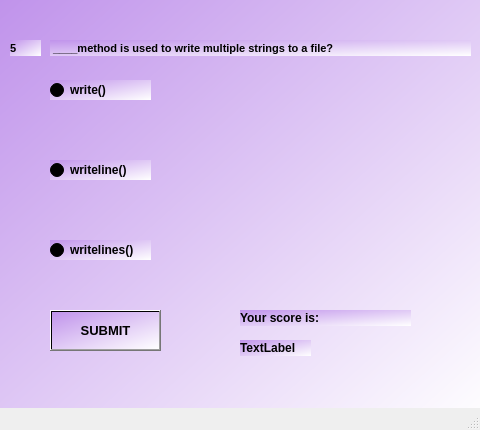
<?xml version="1.0" encoding="UTF-8"?>
<ui version="4.0">
 <class>MainWindow24</class>
 <widget class="QMainWindow" name="MainWindow24">
  <property name="geometry">
   <rect>
    <x>0</x>
    <y>0</y>
    <width>480</width>
    <height>430</height>
   </rect>
  </property>
  <property name="windowTitle">
   <string>MainWindow</string>
  </property>
  <widget class="QWidget" name="centralwidget">
   <widget class="QWidget" name="widget" native="true">
    <property name="geometry">
     <rect>
      <x>0</x>
      <y>0</y>
      <width>480</width>
      <height>430</height>
     </rect>
    </property>
    <property name="styleSheet">
     <string notr="true">background-color:qlineargradient(spread:pad, x1:0, y1:0, x2:1, y2:1, stop:0 rgba(192, 147, 235, 255), stop:1 rgba(255, 255, 255, 255))</string>
    </property>
    <widget class="QLabel" name="label">
     <property name="geometry">
      <rect>
       <x>10</x>
       <y>40</y>
       <width>31</width>
       <height>16</height>
      </rect>
     </property>
     <property name="font">
      <font>
       <pointsize>8</pointsize>
       <weight>75</weight>
       <bold>true</bold>
      </font>
     </property>
     <property name="text">
      <string>5</string>
     </property>
    </widget>
    <widget class="QLabel" name="label_2">
     <property name="geometry">
      <rect>
       <x>50</x>
       <y>40</y>
       <width>421</width>
       <height>16</height>
      </rect>
     </property>
     <property name="font">
      <font>
       <pointsize>8</pointsize>
       <weight>75</weight>
       <bold>true</bold>
      </font>
     </property>
     <property name="text">
      <string> ____method is used to write multiple strings to a file?</string>
     </property>
    </widget>
    <widget class="QRadioButton" name="radioButton">
     <property name="geometry">
      <rect>
       <x>50</x>
       <y>80</y>
       <width>101</width>
       <height>20</height>
      </rect>
     </property>
     <property name="font">
      <font>
       <weight>75</weight>
       <bold>true</bold>
      </font>
     </property>
     <property name="text">
      <string>write()</string>
     </property>
    </widget>
    <widget class="QRadioButton" name="radioButton_2">
     <property name="geometry">
      <rect>
       <x>50</x>
       <y>240</y>
       <width>101</width>
       <height>20</height>
      </rect>
     </property>
     <property name="font">
      <font>
       <weight>75</weight>
       <bold>true</bold>
      </font>
     </property>
     <property name="text">
      <string>writelines()</string>
     </property>
    </widget>
    <widget class="QRadioButton" name="radioButton_3">
     <property name="geometry">
      <rect>
       <x>50</x>
       <y>160</y>
       <width>101</width>
       <height>20</height>
      </rect>
     </property>
     <property name="font">
      <font>
       <weight>75</weight>
       <bold>true</bold>
      </font>
     </property>
     <property name="text">
      <string>writeline()</string>
     </property>
    </widget>
    <widget class="QPushButton" name="SUBMIT">
     <property name="geometry">
      <rect>
       <x>50</x>
       <y>310</y>
       <width>111</width>
       <height>41</height>
      </rect>
     </property>
     <property name="font">
      <font>
       <pointsize>10</pointsize>
       <weight>75</weight>
       <bold>true</bold>
      </font>
     </property>
     <property name="text">
      <string>SUBMIT</string>
     </property>
    </widget>
    <widget class="QLabel" name="label_3">
     <property name="geometry">
      <rect>
       <x>240</x>
       <y>310</y>
       <width>171</width>
       <height>16</height>
      </rect>
     </property>
     <property name="font">
      <font>
       <weight>75</weight>
       <bold>true</bold>
      </font>
     </property>
     <property name="text">
      <string>Your score is:</string>
     </property>
    </widget>
    <widget class="QLabel" name="label_4">
     <property name="geometry">
      <rect>
       <x>240</x>
       <y>340</y>
       <width>71</width>
       <height>16</height>
      </rect>
     </property>
     <property name="font">
      <font>
       <weight>75</weight>
       <bold>true</bold>
      </font>
     </property>
     <property name="text">
      <string>TextLabel</string>
     </property>
    </widget>
   </widget>
  </widget>
  <widget class="QMenuBar" name="menubar">
   <property name="geometry">
    <rect>
     <x>0</x>
     <y>0</y>
     <width>480</width>
     <height>26</height>
    </rect>
   </property>
  </widget>
  <widget class="QStatusBar" name="statusbar"/>
 </widget>
 <resources/>
 <connections/>
</ui>
